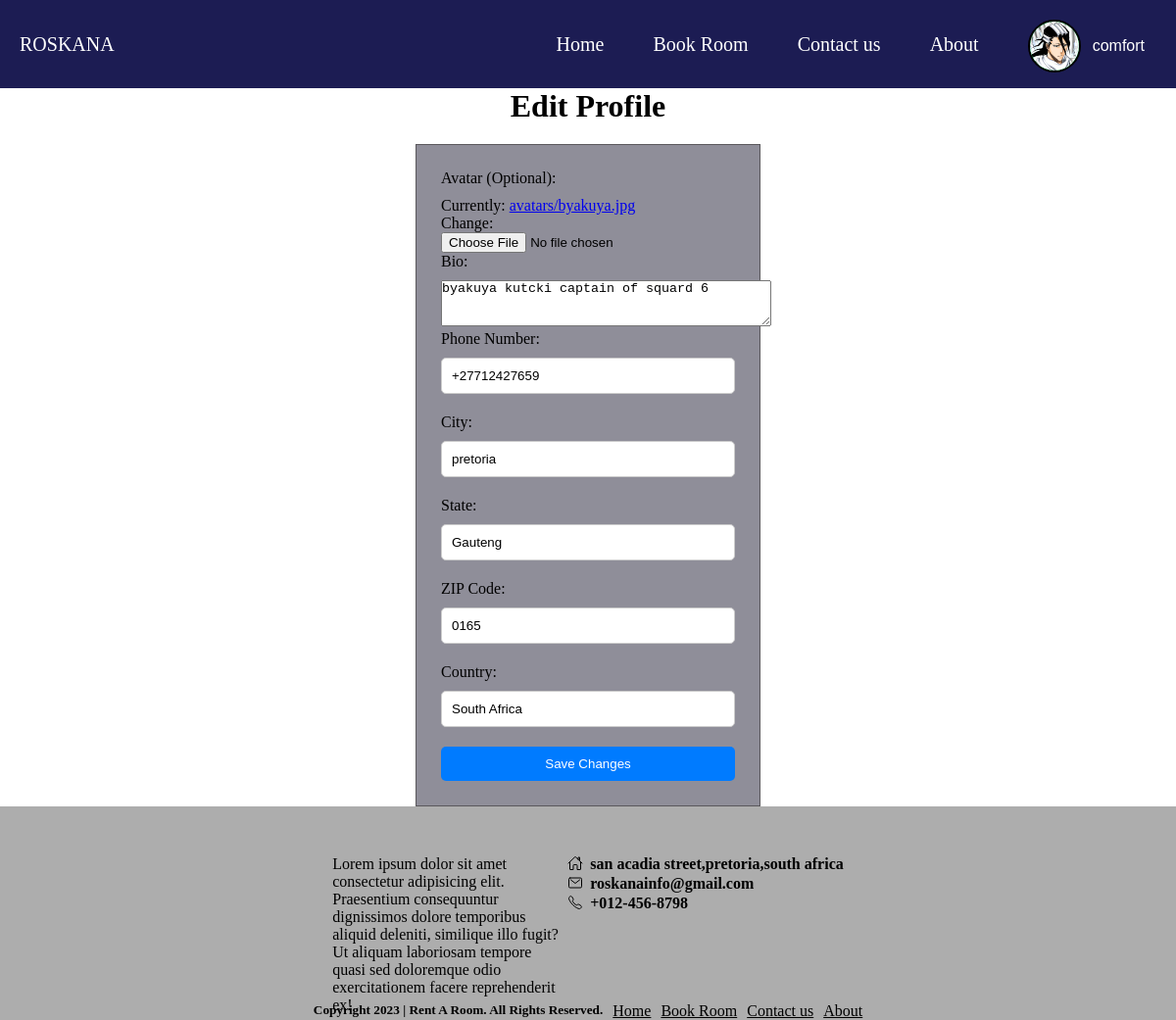
The app's page /profile/edit/ (signed in) with its own data.
### apartmentApp/models.py (models this page shows, shortened)
class Profile(models.Model):
    user = models.OneToOneField(User, on_delete=models.CASCADE)
    avatar = models.ImageField(upload_to='avatars/')
    bio = models.TextField(max_length=500, blank=True)
    date_account_created = models.DateTimeField(auto_now_add=True)
    phone = models.CharField(max_length=20, blank=True)
    city = models.CharField(max_length=100, blank=True)
    state = models.CharField(max_length=100, blank=True)
    zipcode = models.CharField(max_length=20, blank=True)
    country = models.CharField(max_length=100, blank=True)

### apartmentApp/views.py (the view)
# urls.py: path('profile/edit/', views.edit_profile, name='edit_profile'),
def edit_profile(request):
    try:
        profile = Profile.objects.get(user=request.user)
    except Profile.DoesNotExist:
        return redirect('apartName:add_profile')  # Redirect to add profile if profile doesn't exist
    if request.method == 'POST':
        form = ProfileForm(request.POST, request.FILES, instance=profile)
        if form.is_valid():
            form.save()
            return redirect('apartName:profile')  # Redirect to profile view after successful update
    else:
        form = ProfileForm(instance=profile)
    return render(request, 'apartmentApp/edit_profile.html', {'form': form})

### apartmentApp/forms.py
class ProfileForm(forms.ModelForm):
    class Meta:
        model = Profile
        fields = ['avatar', 'bio', 'phone', 'city', 'state', 'zipcode', 'country']
        labels = {
            'avatar': 'Avatar (Optional)',
            'bio': 'Bio',
            'phone': 'Phone Number',
            'city': 'City',
            'state': 'State',
            'zipcode': 'ZIP Code',
            'country': 'Country',
        }
        widgets = {
            'bio': forms.Textarea(attrs={'rows': 3}),
        }

### templates/apartmentApp/edit_profile.html (shortened to what this page needs)
{% extends 'apartmentApp/base.html' %}
{% block content %}
  <h1>Edit Profile</h1>
  <form method="post" enctype="multipart/form-data">
    {{ form.as_p }}
    <button type="submit">Save Changes</button>
  </form>
{% endblock %}

### templates/apartmentApp/base.html (shortened to what this page needs)
<!DOCTYPE html>
{% load static %}
<html lang="en">
<head>
    <link rel="stylesheet"  href="{% static 'css/style.css'%}">
</head>
<body>
    <div class="header">
        <div class="logo">ROSKANA</div>
        <ul class="nav">
            <a href="{% url 'apartName:home' %}">Home</a>
            <a href="#">Book Room</a>
            <a href="#">Contact us</a>
            <a href="#">About</a>
        </ul>
        {% if user.is_authenticated %}
        <div class="user">
                <div class="image">
                    {% if user.profile.avatar %}
                    <img src="{{ user.profile.avatar.url }}" alt="Avatar">
                    {% else %}
                    <span><ion-icon name="person-outline"></ion-icon></span>
                    {% endif %}
                </div>
            </div>
            <div class="dropdown">
                <div class="profile">
                    <button class="dropbtn" onclick="toggleDropdown()">{{ user.username }}</button>
                </div>
            </div>
        {% endif %}
    </div>
    {% block content %}
    {% endblock %}
    <div class="footer">
        <div class="about">
            <p>Lorem ipsum dolor sit amet consectetur adipisicing elit. Praesentium consequuntur dignissimos dolore temporibus aliquid deleniti, similique illo fugit? Ut aliquam laboriosam tempore quasi sed doloremque odio exercitationem facere reprehenderit ex!</p>
        </div>
        <div class="contacts">
            <div class="num1">
                <span><ion-icon name="home-outline"></ion-icon></span>
                <h4>san acadia street,pretoria,south africa</h4>
            </div>
            <div class="num1">
                <span><ion-icon name="mail-outline"></ion-icon></span>
                <h4>roskanainfo@gmail.com</h4>
            </div>
            <div class="num1">
                <span><ion-icon name="call-outline"></ion-icon></span>
                <h4>+012-456-8798</h4>
            </div>
        </div>
    </div>
    <div class="statubar">
        <h5>Copyright 2023 | Rent A Room. All Rights Reserved.</h5>
        <a href="#">Home</a>
        <a href="#">Book Room</a>
        <a href="#">Contact us</a>
        <a href="#">About</a>
    </div>
</body>
</html>

### static/css/style.css (style rules this page uses)
* { padding: 0px; margin: 0px; }
.header { background: rgb(28, 28, 83); height: 50px; padding: 20px; font-size: 20px; color: white; display: flex; }
.user { display: flex; align-content:center; }
.logo { display: flex; align-items: center; }
.nav a { text-decoration: none; margin-right: 50px; color: white; margin-left: auto; }
.nav { margin-left: auto; display: flex; align-items: center; }
.image { border-radius: 50px; width: 50px; height: 50px; border: 2px solid black; display: flex; justify-content: center; align-items: center; background: rgb(6, 190, 70); overflow: hidden; }
.footer { display: flex; padding-bottom: 50px; padding-top: 50px; height: 100px; justify-content: center; background-color:rgba(128, 128, 128, 0.646); }
.about { width: 20%; }
.about p { text-align: start; }
.num1 { display: flex; }
.num1 h4 { margin-left: 7px; }
.statubar { display: flex; justify-content: center; background-color:rgba(128, 128, 128, 0.646); }
.statubar a { text-decoration: underline; margin-left: 10px; display: flex; color:black; }
img { width: 100%; height: 100%; max-width: 100%; max-height: 400px; }
form { width: 300px; margin: 0 auto; }
label { display: block; margin-bottom: 10px; }
input[type="text"], input[type="password"] { width: 100%; padding: 10px; margin-bottom: 20px; border: 1px solid #ccc; border-radius: 5px; box-sizing: border-box; }
button[type="submit"] { width: 100%; padding: 10px; background-color: #007bff; color: #fff; border: none; border-radius: 5px; cursor: pointer; }
form { width: 300px; margin: 0 auto; border: 1px solid rgba(52, 48, 48, 0.585); padding: 25px; background: rgba(25, 24, 46, 0.486); backdrop-filter: blur(50px); }
h1 { text-align: center; margin-bottom: 20px; }
input[type="text"], input[type="email"], input[type="password"] { width: 100%; padding: 10px; margin-bottom: 20px; border: 1px solid #ccc; border-radius: 5px; box-sizing: border-box; }
.dropdown { position: relative; display: inline-block; margin-top: 0px; margin-right: 0px; }
.dropdown .dropbtn { padding: 12px; font-size: 16px; border: none; cursor: pointer; background: transparent; color: white; }
.dropbtn { margin-top: 6px; padding: 10px; font-size: 20px; }
.profile { display: flex; align-items:center; }

### records on screen
Profile: bio "byakuya kutcki captain of squard 6", phone "+27712427659", city "pretoria", state "Gauteng", zipcode "0165", country "South Africa"

### other values on screen
{{ user.username }} "comfort"
